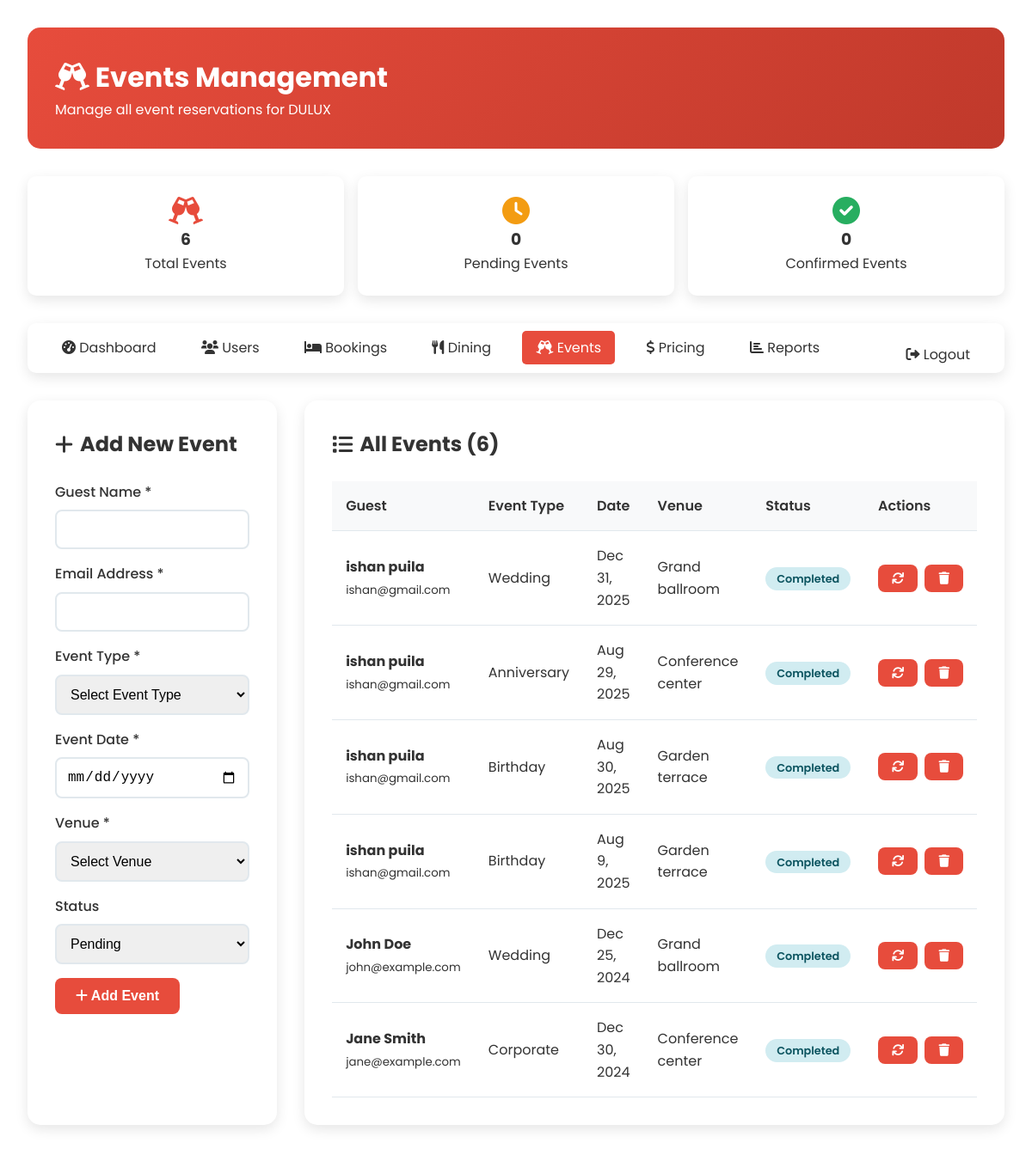
The app's page /admin/events.php (signed in) with its own data.
### tables this page shows
CREATE TABLE `event_reservations` (
  `id` int(11) NOT NULL,
  `user_id` int(11) DEFAULT NULL,
  `guest_name` varchar(100) NOT NULL,
  `email` varchar(100) NOT NULL,
  `phone` varchar(20) NOT NULL,
  `company` varchar(100) DEFAULT NULL,
  `event_type` enum('wedding','corporate','conference','birthday','anniversary','graduation','other') NOT NULL,
  `guests_range` enum('1-50','51-100','101-200','201-500','500+') NOT NULL,
  `event_date` date NOT NULL,
  `event_time` enum('morning','afternoon','evening','night','full-day') NOT NULL,
  `venue` enum('grand-ballroom','conference-center','garden-terrace') NOT NULL,
  `services` text DEFAULT NULL,
  `budget_range` enum('under-5000','5000-10000','10000-25000','25000-50000','50000+') DEFAULT NULL,
  `requirements` text DEFAULT NULL,
  `status` enum('pending','confirmed','cancelled','completed') DEFAULT 'pending',
  `created_at` timestamp NOT NULL DEFAULT current_timestamp(),
  `updated_at` timestamp NOT NULL DEFAULT current_timestamp() ON UPDATE current_timestamp()
);

### admin/events.php (the view, shortened to what this page needs)
<?php
$db = getDB();
$stmt = $db->query("SELECT * FROM event_reservations ORDER BY created_at DESC");
$event_reservations = $stmt->fetchAll();
$stmt = $db->query("SELECT COUNT(*) as total FROM event_reservations");
$total_events = $stmt->fetch()['total'];
$stmt = $db->query("SELECT COUNT(*) as total FROM event_reservations WHERE status = 'pending'");
$pending_events = $stmt->fetch()['total'];
$stmt = $db->query("SELECT COUNT(*) as total FROM event_reservations WHERE status = 'confirmed'");
$confirmed_events = $stmt->fetch()['total'];
?>
<!DOCTYPE html>
<html lang="en">
<head>
    <link rel="stylesheet" href="../css/style.css">
    <link rel="stylesheet" href="https://cdnjs.cloudflare.com/ajax/libs/font-awesome/6.0.0/css/all.min.css">
</head>
<body>
    <div class="admin-container">
        <div class="admin-header">
            <h1><i class="fas fa-glass-cheers"></i> Events Management</h1>
            <p>Manage all event reservations for DULUX</p>
        </div>
        <div class="stats-grid">
            <div class="stat-card">
                <i class="fas fa-glass-cheers" style="font-size: 2rem; color: #e74c3c;"></i>
                <h3><?php echo $total_events; ?></h3>
                <p>Total Events</p>
            </div>
            <div class="stat-card">
                <i class="fas fa-clock" style="font-size: 2rem; color: #f39c12;"></i>
                <h3><?php echo $pending_events; ?></h3>
                <p>Pending Events</p>
            </div>
            <div class="stat-card">
                <i class="fas fa-check-circle" style="font-size: 2rem; color: #27ae60;"></i>
                <h3><?php echo $confirmed_events; ?></h3>
                <p>Confirmed Events</p>
            </div>
        </div>
        <div class="admin-nav">
            <a href="dashboard.php"><i class="fas fa-tachometer-alt"></i> Dashboard</a>
            <a href="users.php"><i class="fas fa-users"></i> Users</a>
            <a href="bookings.php"><i class="fas fa-bed"></i> Bookings</a>
            <a href="dining.php"><i class="fas fa-utensils"></i> Dining</a>
            <a href="events.php" class="active"><i class="fas fa-glass-cheers"></i> Events</a>
            <a href="pricing.php"><i class="fas fa-dollar-sign"></i> Pricing</a>
            <a href="reports.php"><i class="fas fa-chart-bar"></i> Reports</a>
            <a href="../logout.php" style="float: right;"><i class="fas fa-sign-out-alt"></i> Logout</a>
        </div>
        <div class="content-grid">
            <div class="section">
                <h2><i class="fas fa-plus"></i> Add New Event</h2>
                <form method="POST">
                    <div class="form-group">
                        <label for="guest_name">Guest Name *</label>
                        <input type="text" id="guest_name" name="guest_name" required>
                    </div>
                    <div class="form-group">
                        <label for="email">Email Address *</label>
                        <input type="email" id="email" name="email" required>
                    </div>
                    <div class="form-group">
                        <label for="event_type">Event Type *</label>
                        <select id="event_type" name="event_type" required>
                            <option value="">Select Event Type</option>
                        </select>
                    </div>
                    <div class="form-group">
                        <label for="event_date">Event Date *</label>
                        <input type="date" id="event_date" name="event_date" required>
                    </div>
                    <div class="form-group">
                        <label for="venue">Venue *</label>
                        <select id="venue" name="venue" required>
                            <option value="">Select Venue</option>
                        </select>
                    </div>
                    <div class="form-group">
                        <label for="status">Status</label>
                        <select id="status" name="status">
                            <option value="pending">Pending</option>
                        </select>
                    </div>
                    <button type="submit" class="btn">
                        <i class="fas fa-plus"></i> Add Event
                    </button>
                </form>
            </div>
            <div class="section">
                <h2><i class="fas fa-list"></i> All Events (<?php echo count($event_reservations); ?>)</h2>
                <?php if (empty($event_reservations)): ?>
                    <p>No event reservations found.</p>
                <?php else: ?>
                    <table class="events-table">
                        <thead>
                            <tr>
                                <th>Guest</th>
                                <th>Event Type</th>
                                <th>Date</th>
                                <th>Venue</th>
                                <th>Status</th>
                                <th>Actions</th>
                            </tr>
                        </thead>
                        <tbody>
                            <?php foreach ($event_reservations as $event): ?>
                                <tr>
                                    <td>
                                        <div>
                                            <strong><?php echo htmlspecialchars($event['guest_name']); ?></strong><br>
                                            <small><?php echo htmlspecialchars($event['email']); ?></small>
                                        </div>
                                    </td>
                                    <td><?php echo ucfirst(htmlspecialchars($event['event_type'])); ?></td>
                                    <td><?php echo date('M j, Y', strtotime($event['event_date'])); ?></td>
                                    <td><?php echo ucfirst(str_replace('-', ' ', $event['venue'])); ?></td>
                                    <td>
                                        <span class="status-badge status-<?php echo $event['status']; ?>">
                                            <?php echo ucfirst($event['status']); ?>
                                        </span>
                                    </td>
                                    <td>
                                        <div class="action-buttons">
                                            <button class="btn btn-small" onclick="updateStatus(<?php echo $event['id']; ?>, '<?php echo $event['status']; ?>')">
                                                <i class="fas fa-sync"></i>
                                            </button>
                                            <button class="btn btn-small btn-secondary" onclick="deleteEvent(<?php echo $event['id']; ?>)">
                                                <i class="fas fa-trash"></i>
                                            </button>
                                        </div>
                                    </td>
                                </tr>
                            <?php endforeach; ?>
                        </tbody>
                    </table>
                <?php endif; ?>
            </div>
        </div>
    </div>
</body>
</html>

### css/style.css (style rules this page uses)
* { margin: 0; padding: 0; box-sizing: border-box; }
body { font-family: 'Poppins', sans-serif; line-height: 1.6; color: #333; overflow-x: hidden; }
.btn { padding: 1rem 2rem; border: none; border-radius: 50px; text-decoration: none; font-weight: 600; transition: all 0.3s ease; cursor: pointer; display: inline-block; text-align: center; position: relative; overflow: hidden; }
.btn::before { content: ''; position: absolute; top: 0; left: -100%; width: 100%; height: 100%; background: linear-gradient(90deg, transparent, rgba(255, 255, 255, 0.2), transparent); transition: left 0.5s ease; }
.btn-secondary { background: transparent; color: white; border: 2px solid white; backdrop-filter: blur(10px); }

### admin/events.php (style rules this page uses)
.admin-container { max-width: 1400px; margin: 0 auto; padding: 2rem; }
.admin-header { background: linear-gradient(135deg, #e74c3c, #c0392b); color: white; padding: 2rem; border-radius: 15px; margin-bottom: 2rem; }
.stats-grid { display: grid; grid-template-columns: repeat(auto-fit, minmax(200px, 1fr)); gap: 1rem; margin-bottom: 2rem; }
.stat-card { background: white; padding: 1.5rem; border-radius: 10px; box-shadow: 0 5px 15px rgba(0, 0, 0, 0.1); text-align: center; transition: transform 0.3s ease; }
.admin-nav { background: white; padding: 1rem; border-radius: 10px; margin-bottom: 2rem; box-shadow: 0 5px 15px rgba(0, 0, 0, 0.1); }
.admin-nav a { color: #333; text-decoration: none; padding: 0.5rem 1rem; margin: 0 0.5rem; border-radius: 5px; transition: all 0.3s ease; }
.admin-nav a:hover, .admin-nav a.active { background: #e74c3c; color: white; }
.content-grid { display: grid; grid-template-columns: 1fr 2fr; gap: 2rem; }
.section { background: white; padding: 2rem; border-radius: 15px; box-shadow: 0 5px 15px rgba(0, 0, 0, 0.1); }
.section h2 { color: #333; margin-bottom: 1.5rem; display: flex; align-items: center; gap: 0.5rem; }
.form-group { margin-bottom: 1rem; }
.form-group label { display: block; margin-bottom: 0.5rem; font-weight: 500; color: #333; }
.form-group input, .form-group select { width: 100%; padding: 0.75rem; border: 2px solid #e1e8ed; border-radius: 8px; font-size: 1rem; transition: border-color 0.3s ease; }
.btn { background: #e74c3c; color: white; padding: 0.75rem 1.5rem; border: none; border-radius: 8px; cursor: pointer; font-size: 1rem; transition: all 0.3s ease; }
.btn-small { padding: 0.5rem 1rem; font-size: 0.9rem; }
.events-table { width: 100%; border-collapse: collapse; margin-top: 1rem; }
.events-table th, .events-table td { padding: 1rem; text-align: left; border-bottom: 1px solid #e1e8ed; }
.events-table th { background: #f8f9fa; font-weight: 600; }
.action-buttons { display: flex; gap: 0.5rem; }
.status-badge { padding: 0.3rem 0.8rem; border-radius: 15px; font-size: 0.8rem; font-weight: 600; }
.status-completed { background: #d1ecf1; color: #0c5460; }

### records on screen
event_reservations: guest_name "ishan puila", email "ishan@gmail.com", event_type "Wedding", event_date "Dec 31, 2025", venue "Grand ballroom", status "Completed"
event_reservations: guest_name "ishan puila", email "ishan@gmail.com", event_type "Anniversary", event_date "Aug 29, 2025", venue "Conference center", status "Completed"
event_reservations: guest_name "ishan puila", email "ishan@gmail.com", event_type "Birthday", event_date "Aug 30, 2025", venue "Garden terrace", status "Completed"
event_reservations: guest_name "ishan puila", email "ishan@gmail.com", event_type "Birthday", event_date "Aug 9, 2025", venue "Garden terrace", status "Completed"
event_reservations: guest_name "John Doe", email "john@example.com", event_type "Wedding", event_date "Dec 25, 2024", venue "Grand ballroom", status "Completed"
event_reservations: guest_name "Jane Smith", email "jane@example.com", event_type "Corporate", event_date "Dec 30, 2024", venue "Conference center", status "Completed"

### other values on screen
$total_events "6"
$pending_events "0"
$confirmed_events "0"
count($event_reservations) "6"
